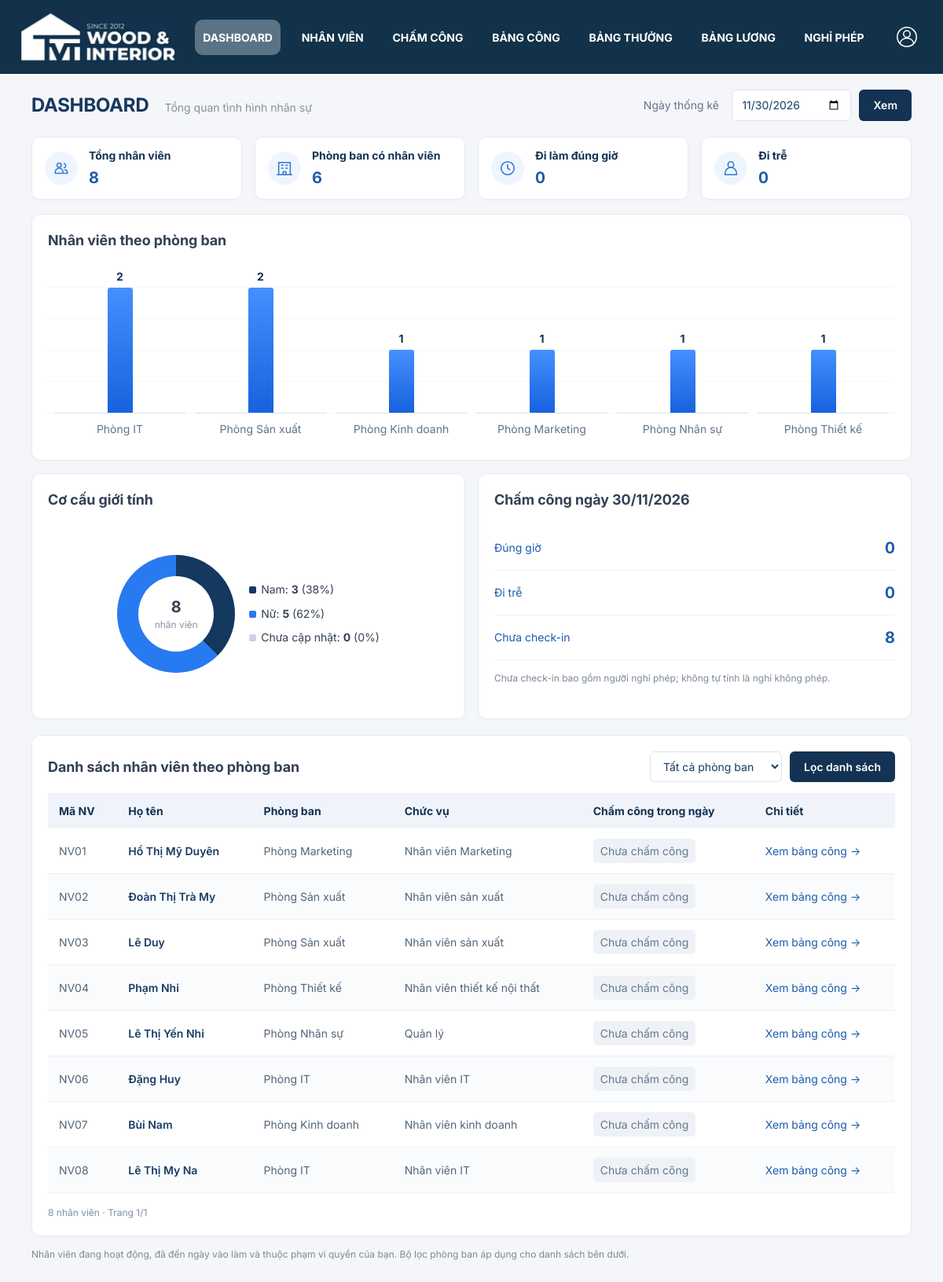
/dashboard/ (signed in), run on an earlier commit of the app's database.
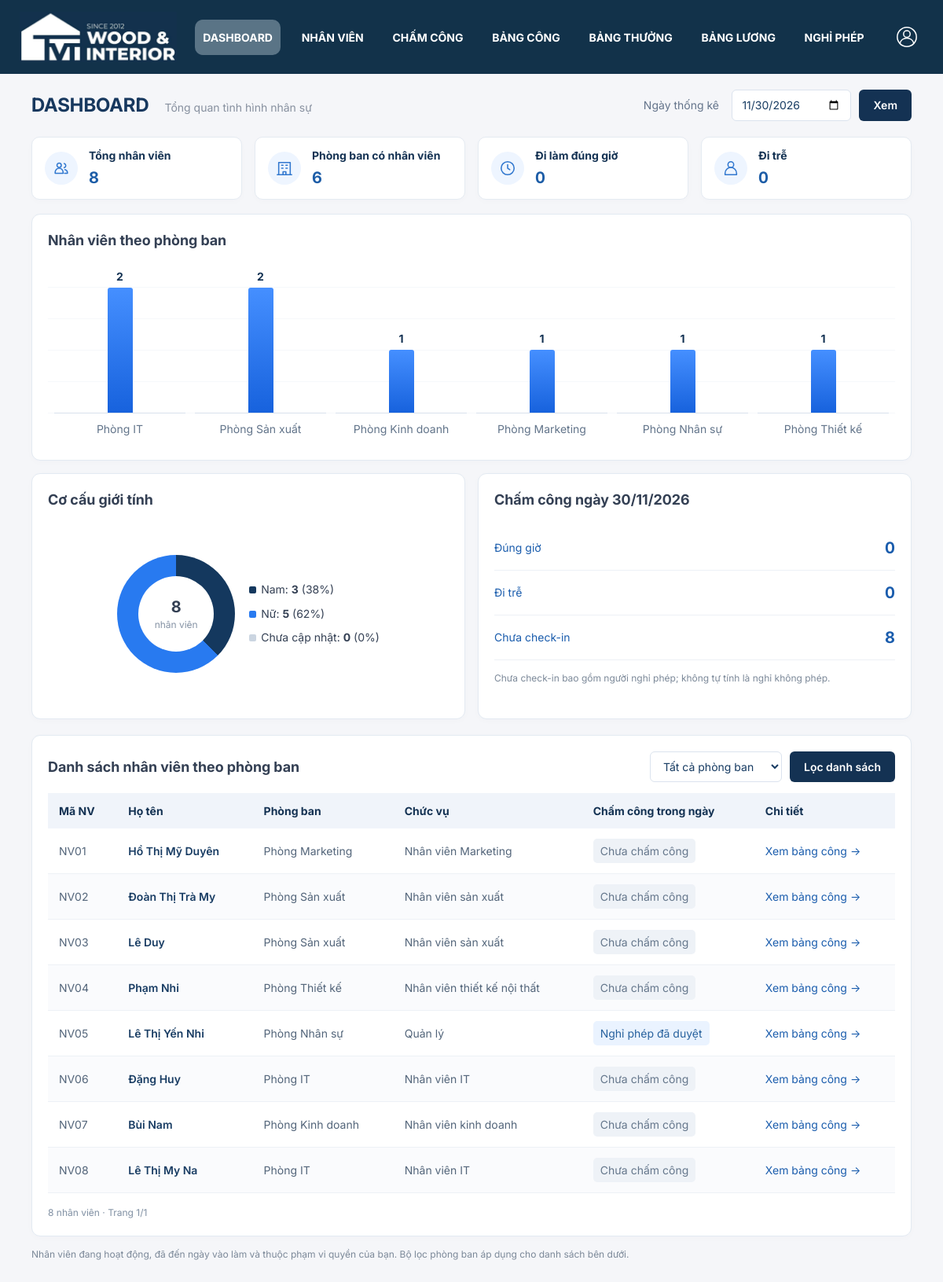
And on a later commit of the database.
### nhan_vien/models.py (models this page shows, shortened)
class Employee(models.Model):
    GENDER_CHOICES = [('Nam', 'Nam'), ('Nữ', 'Nữ')]
    EMPLOYMENT_STATUS_CHOICES = [
        ('Đang làm việc', 'Đang làm việc'),
        ('Tạm nghỉ', 'Tạm nghỉ'),
        ('Đã nghỉ việc', 'Đã nghỉ việc'),
    ]
    code = models.CharField('Mã nhân viên', max_length=25, unique=True)
    full_name = models.CharField('Họ tên', max_length=255)
    user = models.OneToOneField(settings.AUTH_USER_MODEL, on_delete=models.PROTECT,
                               related_name='employee', verbose_name='Tài khoản')
    department = models.ForeignKey(Department, on_delete=models.PROTECT, verbose_name='Phòng ban')
    position = models.ForeignKey('Position', null=True, blank=True, on_delete=models.SET_NULL,
                                 related_name='employees', verbose_name='Chức vụ')
    avatar = models.FileField('Ảnh đại diện', upload_to='employees/avatars/', blank=True,
                              validators=[FileExtensionValidator(['jpg', 'jpeg', 'png', 'webp'])])
    national_id = models.CharField('CCCD', max_length=12, null=True, blank=True, unique=True)
    gender = models.CharField('Giới tính', max_length=10, choices=GENDER_CHOICES, blank=True)
    date_of_birth = models.DateField('Ngày sinh', null=True, blank=True)
    phone = models.CharField('Số điện thoại', max_length=15, null=True, blank=True, unique=True)
    address = models.CharField('Địa chỉ', max_length=255, blank=True)
    hire_date = models.DateField('Ngày vào làm')
    base_salary = models.DecimalField('Lương cơ bản', max_digits=16, decimal_places=2,
                                     validators=[MinValueValidator(0)])
    payroll_settings = models.JSONField('Thiết lập tính lương dùng chung', null=True, blank=True, default=None)
    is_active = models.BooleanField('Đang làm việc', default=True)
    employment_status = models.CharField('Trạng thái nhân viên', max_length=30,
                                         choices=EMPLOYMENT_STATUS_CHOICES,
                                         default='Đang làm việc')
    class Meta:
        ordering = ['code']
        db_table = 'Ho_so_ca_nhan'

class Department(models.Model):
    code = models.CharField('Mã phòng', max_length=30, unique=True)
    name = models.CharField('Tên phòng', max_length=150)
    allows_overtime = models.BooleanField('Phòng Sản xuất được phép OT', default=False)
    manager = models.ForeignKey('Employee', null=True, blank=True, on_delete=models.SET_NULL,
                                related_name='managed_departments', verbose_name='Trưởng phòng')
    class Meta:
        db_table = 'Phong_ban'
        constraints = [models.UniqueConstraint(fields=['allows_overtime'], condition=models.Q(allows_overtime=True),
                                               name='one_production_overtime_department')]
    def __str__(self):
        return self.name

class Position(models.Model):
    department = models.ForeignKey(Department, on_delete=models.PROTECT, related_name='positions')
    name = models.CharField('Tên chức vụ', max_length=255)
    salary_coefficient = models.DecimalField('Hệ số lương chức vụ', max_digits=4,
                                             decimal_places=1, validators=[MinValueValidator(0)])
    class Meta:
        db_table = 'Chuc_vu'
        ordering = ['department__name', 'name']
        constraints = [models.UniqueConstraint(fields=['department', 'name'], name='unique_position_per_department')]

### config/views.py (the view)
# urls.py: path('dashboard/', dashboard, name='dashboard'),
@login_required
def dashboard(request):
    if not has_role(request.user, HR, DIRECTOR, MANAGER):
        return redirect('bang_cong:danh-sach')
    form = DashboardFilter(request.user, request.GET)
    context = dashboard_context(request.user, form) if form.is_valid() else {}
    query = request.GET.copy()
    query.pop('page', None)
    context.update({'form': form, 'page_obj': Paginator(context.get('employee_rows', []), 10).get_page(request.GET.get('page')),
                    'page_query': query.urlencode()})
    return render(request, 'dashboard.html', context)

### config/dashboard.py
class DashboardFilter(forms.Form):
    date = forms.DateField(label='Ngày thống kê', widget=forms.DateInput(attrs={'type': 'date'}, format='%Y-%m-%d'))
    department = forms.ModelChoiceField(label='Phòng ban', queryset=Department.objects.none(), required=False, empty_label='Tất cả phòng ban')
    def __init__(self, user, data=None):
        values = {'date': timezone.localdate().isoformat()}
        if data:
            values.update(data.dict())
        super().__init__(values)
        self.fields['department'].queryset = Department.objects.filter(pk__in=visible_employees(user).values('department_id')).order_by('name')

### nhan_vien/access.py (called while the page is built)
def has_role(user, *roles):
    return user.is_authenticated and (user.is_superuser or user.groups.filter(name__in=roles).exists())

def visible_employees(user):
    employees = Employee.objects.select_related('department', 'user')
    if has_role(user, HR, DIRECTOR):
        return employees
    if has_role(user, MANAGER):
        return employees.filter(department__manager__user=user)
    return employees.filter(user=user)

### nhan_vien/templatetags/access_tags.py (called while the page is built)
@register.simple_tag
def role_allowed(user, *roles):
    return has_role(user, *roles)

### templates/dashboard.html (shortened to what the changed rows need)
{% extends 'base.html' %}{% load static %}
{% block extra_head %}<link rel="stylesheet" href="{% static 'css/dashboard.css' %}?v=links"><link rel="stylesheet" href="{% static 'css/dashboard-typography.css' %}?v=4">{% endblock %}
{% block content %}
<section class="db-page">
<header class="db-heading"><div><h1>Dashboard</h1></div></header>
{% if form.errors %}<div class="alert alert-danger">{{ form.errors }}</div>{% else %}
<div class="db-cards">
<a class="db-card-link" href="{% url 'employees' %}?active_as_of={{ selected_day|date:'Y-m-d' }}"><div><h2>Tổng nhân viên</h2></div></a>
<a class="db-card-link" href="{% url 'departments' %}?date={{ selected_day|date:'Y-m-d' }}"><div><h2>Phòng ban có nhân viên</h2></div></a>
<a class="db-card-link" href="{% url 'bang_cong:danh-sach' %}?month={{ selected_day.month }}&amp;year={{ selected_day.year }}&amp;day={{ selected_day|date:'Y-m-d' }}&amp;day_state=ontime"><div><h2>Đi làm đúng giờ</h2></div></a>
<a class="db-card-link" href="{% url 'bang_cong:danh-sach' %}?month={{ selected_day.month }}&amp;year={{ selected_day.year }}&amp;day={{ selected_day|date:'Y-m-d' }}&amp;day_state=late"><div><h2>Đi trễ</h2></div></a>
</div>
<div class="db-charts">
<article class="db-panel"><h2>Nhân viên theo phòng ban</h2></article>
<article class="db-panel"><h2>Cơ cấu giới tính</h2></article>
<article class="db-panel"><h2>Chấm công ngày {{ selected_day|date:'d/m/Y' }}</h2></article>
</div>
<article class="db-panel db-list"><div class="db-list-heading"><h2>Danh sách nhân viên theo phòng ban</h2></div>
<div class="db-table-scroll"><table><thead><tr><th>Mã NV</th><th>Họ tên</th><th>Phòng ban</th><th>Chức vụ</th><th>Chấm công trong ngày</th><th>Chi tiết</th></tr></thead><tbody>{% for row in page_obj %}<tr><td>{{ row.employee.code }}</td><td class="db-name">{{ row.employee.full_name }}</td><td>{{ row.employee.department.name }}</td><td>{{ row.employee.position.name|default:'Chưa cập nhật' }}</td><td><span class="db-state {{ row.state }}">{{ row.label }}</span></td><td><a href="{% url 'bang_cong:cong-nhan-vien' row.employee.pk %}?month={{ selected_day.month }}&amp;year={{ selected_day.year }}">Xem bảng công →</a></td></tr>{% empty %}<tr><td colspan="6" class="db-empty">Không có nhân viên trong phạm vi hoặc phòng ban đã chọn.</td></tr>{% endfor %}</tbody></table></div>
</article>
{% endif %}</section>
{% endblock %}

What changed in the data, as far as the page shows it:
changed Employee "NV05": label "Chưa chấm công" → "Nghỉ phép đã duyệt"
